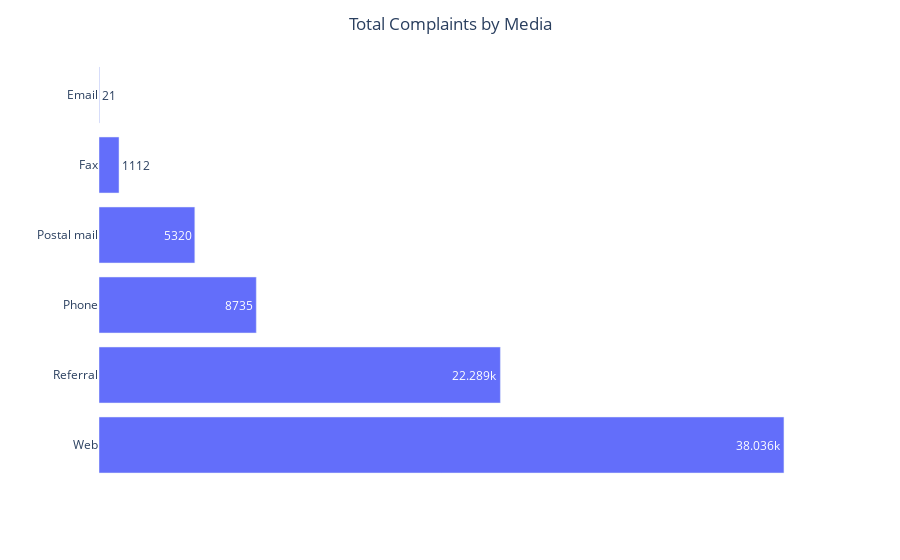

Notebook source saved alongside this figure:
### Code cell
data_bar = data['Submitted via'].value_counts()

fig = px.bar(x = data_bar.values , y = data_bar.index , orientation='h', text_auto=True)
fig.update_layout(title_text='Total Complaints by Media', title_x=0.5)
fig.update_xaxes(title='', showticklabels=False, showgrid=False)
fig.update_yaxes(title='')
# fig.update_traces(marker_color=['#071633', '#0DEFFF'])
fig.update_layout( plot_bgcolor='white' )

### Figure 1 — Plotly figure (JSON) as saved in the notebook; plotly's stock layout.template omitted (floating-point values rounded to 4 significant figures)
{"data": [{"alignmentgroup": "True", "hovertemplate": "x=%{x}<br>y=%{y}<extra></extra>", "legendgroup": "", "marker": {"color": "#636efa", "pattern": {"shape": ""}}, "name": "", "offsetgroup": "", "orientation": "h", "showlegend": false, "textposition": "auto", "texttemplate": "%{x}", "type": "bar", "x": [38036, 22289, 8735, 5320, 1112, 21], "xaxis": "x", "y": ["Web", "Referral", "Phone", "Postal mail", "Fax", "Email"], "yaxis": "y"}], "layout": {"barmode": "relative", "legend": {"tracegroupgap": 0}, "margin": {"t": 60}, "plot_bgcolor": "white", "title": {"text": "Total Complaints by Media", "x": 0.5}, "xaxis": {"anchor": "y", "domain": [0, 1], "showgrid": false, "showticklabels": false, "title": {"text": ""}}, "yaxis": {"anchor": "x", "domain": [0, 1], "title": {"text": ""}}}}
